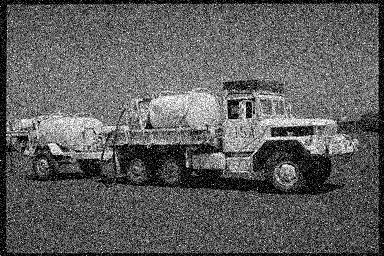
%> input picture inputs/Assignment5_Noisy.bmp, 384 x 256 px
$ octave --eval "result = question_1_a(imread('inputs/Assignment5_Noisy.bmp'));"   (GNU Octave 9; MATLAB toolbox functions it lacks are replaced by stand-ins)
%> lines starting %> are read from the running program, lines starting %| are printed output that depends on the picture
### aritmetic_mean.m
function filteredImage=aritmetic_mean(img)
grayscaleImage=im2double(img);
filteredImage = conv2(grayscaleImage, ones(3)/9,'same');
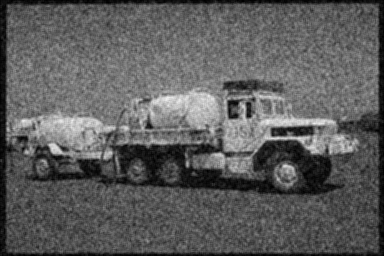
%> filteredImage: size 256x384 double; min 0, max 0.94, mean 0.366
end

### geo_mean.m
function filteredImage=geo_mean(img)
grayscaleImage=im2double(img);
h=ones(3,3);
geo_mean = imfilter(log(grayscaleImage), h, 'replicate');
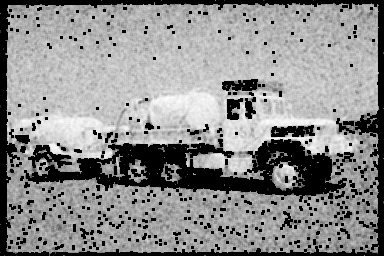
%> geo_mean: size 256x384 double; 22.44% of the values are NaN or infinite; the others: min -29.67, max -0.578, mean -8.97; drawn with min black, max white, NaN and infinite black
geo_mean = exp(geo_mean);
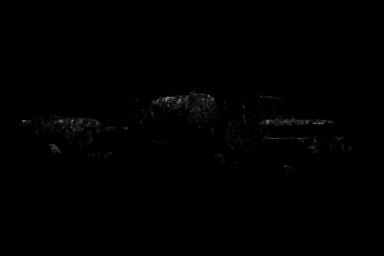
%> geo_mean: size 256x384 double; min 0, max 0.561, mean 0.00377
filteredImage = geo_mean .^ (1/numel(h));
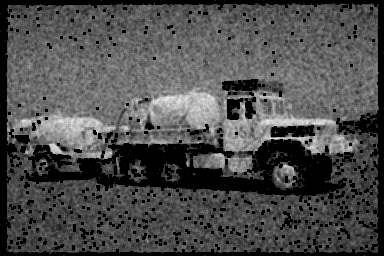
%> filteredImage: size 256x384 double; min 0, max 0.938, mean 0.302
end

### median.m
function filteredImage=median(img)
grayscaleImage=im2double(img);
filteredImage=medfilt2(grayscaleImage);
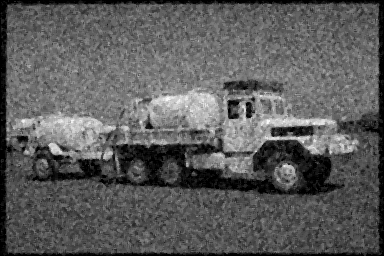
%> filteredImage: size 256x384 double; min 0, max 0.988, mean 0.359
end

### question_2_a.m
function [arithmetic_filtered,geometric_filtered,median_filtered]=question_1_a(img)
arithmetic_filtered=aritmetic_mean(img);
geometric_filtered=geo_mean(img);
median_filtered=median(img);
end
